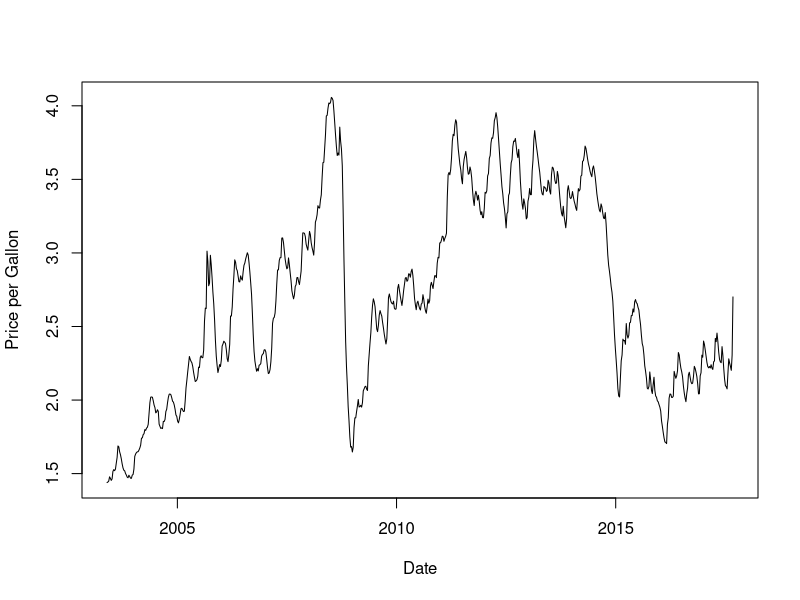

Source code (R):
# Matthew J. Keefe
# September 10, 2017
# Predicting Weekly Florida Gas Prices

#set working directory
setwd("C:/Users/Matthew/Dropbox/Matts Stuff/Florida Gas Prices")

#read in and format data
FLgas<-read.csv("FLgas.csv",header=FALSE)
names(FLgas)<-c("date","price")
FLgas$date<-as.Date(FLgas$date,format="%Y-%m-%d")

#plot time series of FL gas prices
plot(FLgas$date,FLgas$price,type='l',xlab="Date",ylab="Price per Gallon")


